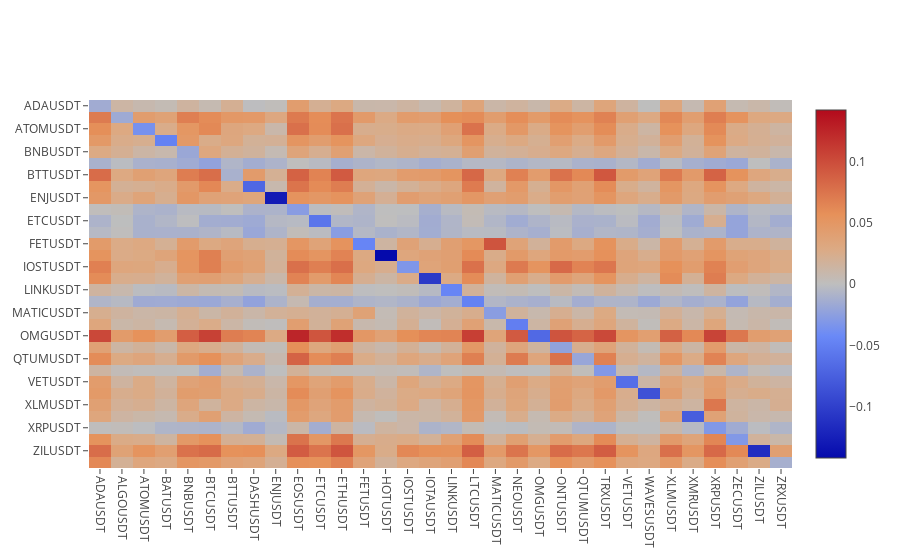
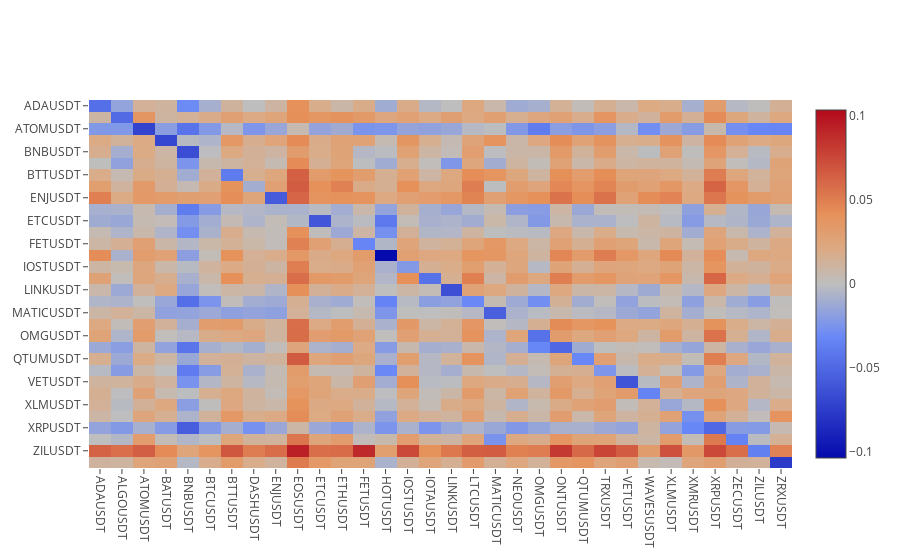
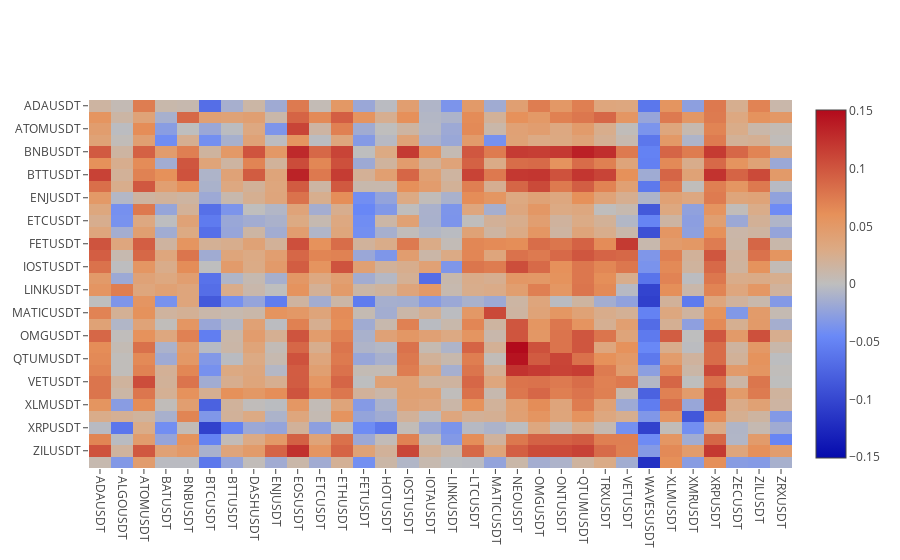

Here is the notebook cell these charts were saved with, in order:
### Markdown cell above
#### Lagged-sectional correlations

- Lagged returns (5min/1H/12H) on x-axis
- Blue diagonal represents self mean reversion

We would expect larger cryptocurrencies to lead smaller one. We observe this effect on the 5-min timescale and much less later. That means the leadlag effect is generally realized under an hour. For Bitcoin, the high liquidity allows this effect to realize on an even shorter scale (disappears in the 1-hour plot)

### Code cell
plt.plot_corr_heatmap(st.lagged_correlation(data, 'r5', 5), False)
plt.plot_corr_heatmap(st.lagged_correlation(data, 'r60', 60), False)
plt.plot_corr_heatmap(st.lagged_correlation(data, 'r720', 720), False)

### Figure 1 — Plotly figure (JSON) as saved in the notebook; plotly's stock layout.template omitted (floating-point values rounded to 4 significant figures; data arrays with more than 128 entries replaced by an {"elided": "..."} marker saying what was removed)
{"data": [{"colorscale": "RdBu", "type": "heatmap", "uid": "8ee1953e-4015-425f-86d0-c2ba4fbf1e9e", "x": ["ADAUSDT", "ALGOUSDT", "ATOMUSDT", "BATUSDT", "BNBUSDT", "BTCUSDT", "BTTUSDT", "DASHUSDT", "ENJUSDT", "EOSUSDT", "ETCUSDT", "ETHUSDT", "FETUSDT", "HOTUSDT", "IOSTUSDT", "IOTAUSDT", "LINKUSDT", "LTCUSDT", "MATICUSDT", "NEOUSDT", "OMGUSDT", "ONTUSDT", "QTUMUSDT", "TRXUSDT", "VETUSDT", "WAVESUSDT", "XLMUSDT", "XMRUSDT", "XRPUSDT", "ZECUSDT", "ZILUSDT", "ZRXUSDT"], "y": ["ADAUSDT", "ALGOUSDT", "ATOMUSDT", "BATUSDT", "BNBUSDT", "BTCUSDT", "BTTUSDT", "DASHUSDT", "ENJUSDT", "EOSUSDT", "ETCUSDT", "ETHUSDT", "FETUSDT", "HOTUSDT", "IOSTUSDT", "IOTAUSDT", "LINKUSDT", "LTCUSDT", "MATICUSDT", "NEOUSDT", "OMGUSDT", "ONTUSDT", "QTUMUSDT", "TRXUSDT", "VETUSDT", "WAVESUSDT", "XLMUSDT", "XMRUSDT", "XRPUSDT", "ZECUSDT", "ZILUSDT", "ZRXUSDT"], "z": {"elided": "32x32 float values"}, "zmid": 0}], "layout": {"autosize": true, "xaxis": {"automargin": true, "side": "bottom", "tickangle": 90}, "yaxis": {"automargin": true, "autorange": "reversed"}}}

### Figure 2 — Plotly figure (JSON) as saved in the notebook; plotly's stock layout.template omitted (floating-point values rounded to 4 significant figures; data arrays with more than 128 entries replaced by an {"elided": "..."} marker saying what was removed)
{"data": [{"colorscale": "RdBu", "type": "heatmap", "uid": "0e29ad86-3831-42e1-92d6-9d6dbb91f240", "x": ["ADAUSDT", "ALGOUSDT", "ATOMUSDT", "BATUSDT", "BNBUSDT", "BTCUSDT", "BTTUSDT", "DASHUSDT", "ENJUSDT", "EOSUSDT", "ETCUSDT", "ETHUSDT", "FETUSDT", "HOTUSDT", "IOSTUSDT", "IOTAUSDT", "LINKUSDT", "LTCUSDT", "MATICUSDT", "NEOUSDT", "OMGUSDT", "ONTUSDT", "QTUMUSDT", "TRXUSDT", "VETUSDT", "WAVESUSDT", "XLMUSDT", "XMRUSDT", "XRPUSDT", "ZECUSDT", "ZILUSDT", "ZRXUSDT"], "y": ["ADAUSDT", "ALGOUSDT", "ATOMUSDT", "BATUSDT", "BNBUSDT", "BTCUSDT", "BTTUSDT", "DASHUSDT", "ENJUSDT", "EOSUSDT", "ETCUSDT", "ETHUSDT", "FETUSDT", "HOTUSDT", "IOSTUSDT", "IOTAUSDT", "LINKUSDT", "LTCUSDT", "MATICUSDT", "NEOUSDT", "OMGUSDT", "ONTUSDT", "QTUMUSDT", "TRXUSDT", "VETUSDT", "WAVESUSDT", "XLMUSDT", "XMRUSDT", "XRPUSDT", "ZECUSDT", "ZILUSDT", "ZRXUSDT"], "z": {"elided": "32x32 float values"}, "zmid": 0}], "layout": {"autosize": true, "xaxis": {"automargin": true, "side": "bottom", "tickangle": 90}, "yaxis": {"automargin": true, "autorange": "reversed"}}}

### Figure 3 — Plotly figure (JSON) as saved in the notebook; plotly's stock layout.template omitted (floating-point values rounded to 4 significant figures; data arrays with more than 128 entries replaced by an {"elided": "..."} marker saying what was removed)
{"data": [{"colorscale": "RdBu", "type": "heatmap", "uid": "73e825ea-b4a6-403b-9f34-01501ecaece5", "x": ["ADAUSDT", "ALGOUSDT", "ATOMUSDT", "BATUSDT", "BNBUSDT", "BTCUSDT", "BTTUSDT", "DASHUSDT", "ENJUSDT", "EOSUSDT", "ETCUSDT", "ETHUSDT", "FETUSDT", "HOTUSDT", "IOSTUSDT", "IOTAUSDT", "LINKUSDT", "LTCUSDT", "MATICUSDT", "NEOUSDT", "OMGUSDT", "ONTUSDT", "QTUMUSDT", "TRXUSDT", "VETUSDT", "WAVESUSDT", "XLMUSDT", "XMRUSDT", "XRPUSDT", "ZECUSDT", "ZILUSDT", "ZRXUSDT"], "y": ["ADAUSDT", "ALGOUSDT", "ATOMUSDT", "BATUSDT", "BNBUSDT", "BTCUSDT", "BTTUSDT", "DASHUSDT", "ENJUSDT", "EOSUSDT", "ETCUSDT", "ETHUSDT", "FETUSDT", "HOTUSDT", "IOSTUSDT", "IOTAUSDT", "LINKUSDT", "LTCUSDT", "MATICUSDT", "NEOUSDT", "OMGUSDT", "ONTUSDT", "QTUMUSDT", "TRXUSDT", "VETUSDT", "WAVESUSDT", "XLMUSDT", "XMRUSDT", "XRPUSDT", "ZECUSDT", "ZILUSDT", "ZRXUSDT"], "z": {"elided": "32x32 float values"}, "zmid": 0}], "layout": {"autosize": true, "xaxis": {"automargin": true, "side": "bottom", "tickangle": 90}, "yaxis": {"automargin": true, "autorange": "reversed"}}}
